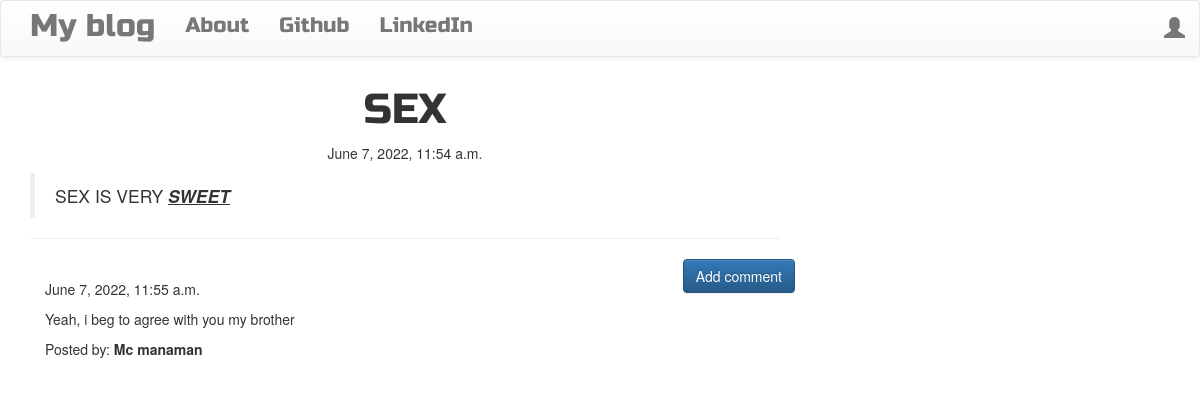
The page /post/26/ on the database its author committed.
### blog/models.py (models this page shows, shortened)
class Post(models.Model):
    author = models.ForeignKey('auth.User', on_delete = models.CASCADE)
    title = models.CharField(max_length =200)
    text = models.TextField()
    created_date = models.DateTimeField(default = timezone.now)
    published_date = models.DateTimeField(blank=True, null = True)

class Comment(models.Model):
    post = models.ForeignKey('blog.post', on_delete = models.CASCADE, related_name ='comments')
    author = models.CharField(max_length=200)
    text = models.TextField()
    created_date = models.DateTimeField(default=timezone.now)
    approved_comment = models.BooleanField(default=False)

### blog/views.py (the view)
# urls.py: path('post/<int:pk>/', views.PostDetailView.as_view(), name='post_detail'),
class PostDetailView(DetailView):
    model =Post

### blog/templates/blog/post_detail.html (shortened to what this page needs)
{% extends 'blog/base.html' %}
{% block content %}
  <h1 class='posttitle loader'>{{ post.title }}</h1>
  {% if post.published_date %}
    <div class="date postdate">
      {{ post.published_date }}
    </div>
  {% else %}
    <a class="btn btn-default" href="{% url 'post_publish' pk=post.pk %}">Publish</a>
  {% endif %}
  <p class='postcontent' >{{ post.text|safe|linebreaksbr }}</p>
  <hr>
  <a class="btn btn-primary btn-comment" href="{% url 'add_comment_to_post' pk=post.pk %}">Add comment</a>
  <div class="container">
    {% for comment in post.comments.all %}
    <br>
      {% if user.is_authenticated or comment.approved_comment %}
        {{ comment.created_date }}
          <p>{{ comment.text|safe|linebreaks }}</p>
          <p>Posted by: <strong>{{ comment.author }}</strong></p>
      {% endif %}
      {% empty %}
        <p>No comments posted.</p>
    {% endfor %}
  </div>
{% endblock %}

### blog/static/css/blog.css (style rules this page uses)
.postdate { text-align: center; }
.posttitle { font-family: 'Russo One', sans-serif; font-size: 3em; text-align: center; }
.postcontent { font-family: 'Montserrat'; font-size: 1.5em; }
.btn-comment { position: absolute; right: 0px; }
.loader { filter:hue-rotate(0deg); color: linear-gradient(45deg,#0f8,#08f); animation:hue 5000ms infinite linear; }

### rows shown on the page
Post: title "SEX", published_date "June 7, 2022, 11:54 a.m.", text "SEX IS VERY SWEET"
Comment: created_date "June 7, 2022, 11:55 a.m.", text "Yeah, i beg to agree with you my brother", author "Mc manaman"
